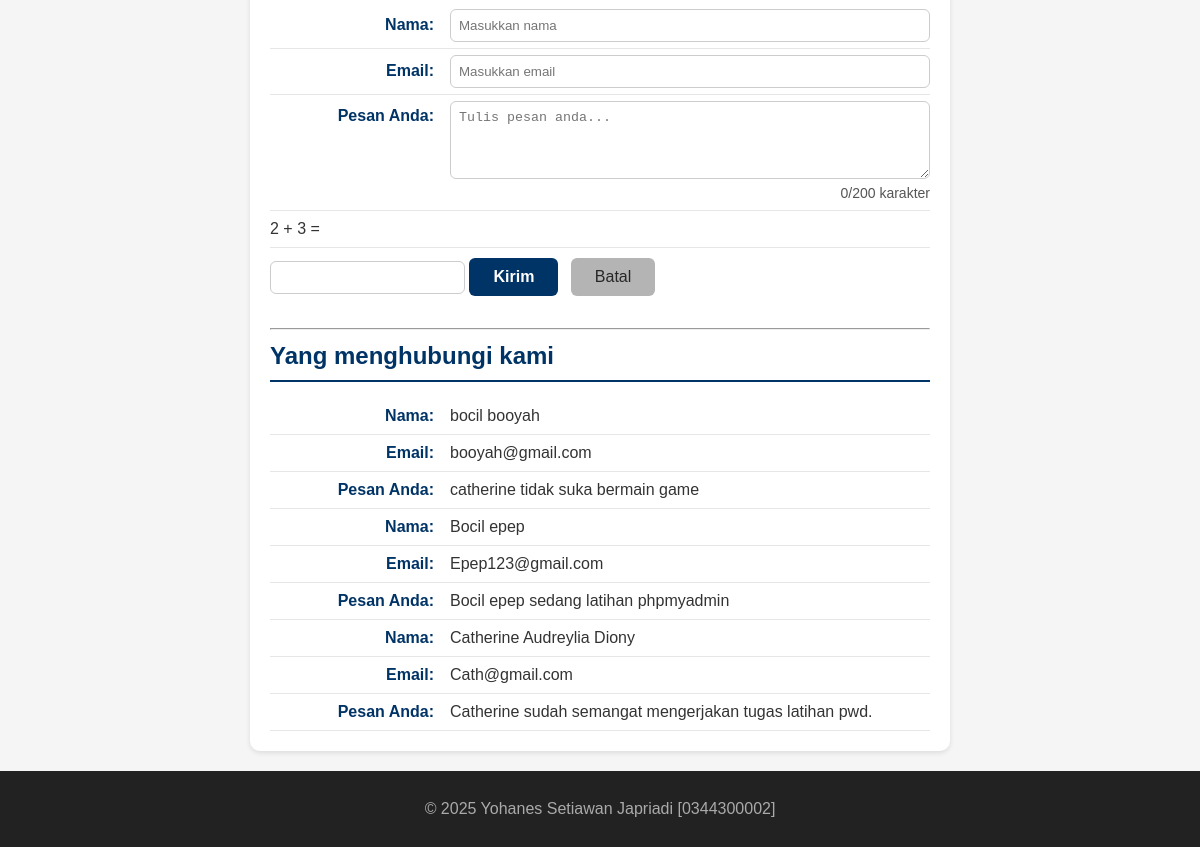
Before: / (lower part) with the older database file.
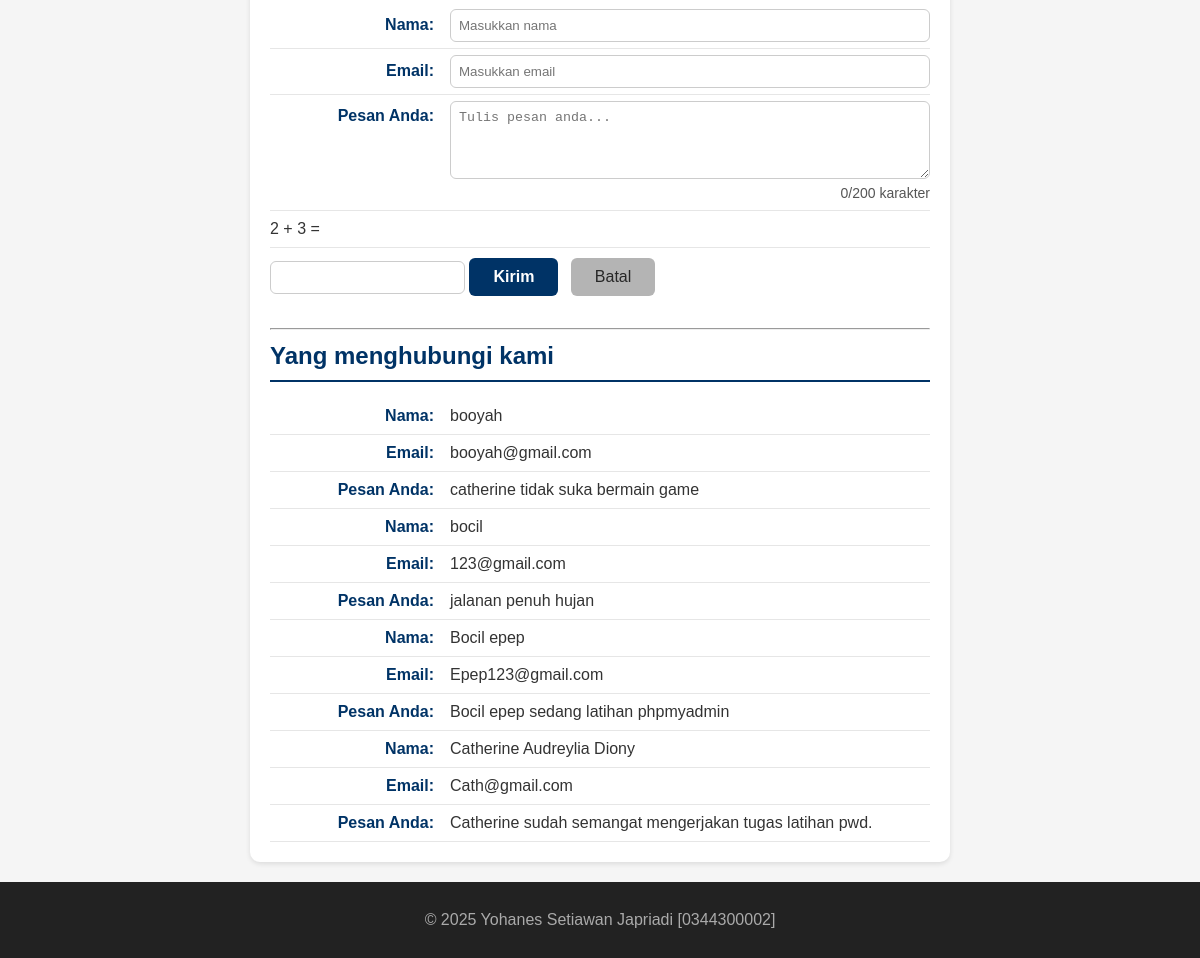
After: the same page with the newer database file.
### tables this page shows
CREATE TABLE `tbl_tamu` (
  `cid` int(11) NOT NULL,
  `cnama` varchar(100) DEFAULT NULL,
  `cemail` varchar(100) DEFAULT NULL,
  `cpesan` text,
  `created_at` datetime NOT NULL DEFAULT CURRENT_TIMESTAMP
);

### fungsi.php (the view, shortened to what this page needs)
<?php
function bersihkan($str)
{
  return htmlspecialchars(trim($str));
}
function tampilkanBiodata($conf, $arr)
{
  $html = "";
  foreach ($conf as $k => $v) {
    $label = $v["label"];
    $nilai = bersihkan($arr[$k] ?? '');
    $suffix = $v["suffix"];
    $html .= "<p><strong>{$label}</strong> {$nilai}{$suffix}</p>";
  }
  return $html;
}

### index.php (shortened to what this page needs)
<?php
require_once __DIR__ . '/fungsi.php';
?>
<!DOCTYPE html>
<html lang="en">
<head>
  <link rel="stylesheet" href="style.css">
</head>
<body>
  <main>
    <?php
    $biodata = $_SESSION["biodata"] ?? [];
    $fieldConfig = [
      "nim" => ["label" => "NIM:", "suffix" => ""],
      "nama" => ["label" => "Nama Lengkap:", "suffix" => " &#128526;"],
      "tempat" => ["label" => "Tempat Lahir:", "suffix" => ""],
      "tanggal" => ["label" => "Tanggal Lahir:", "suffix" => ""],
      "hobi" => ["label" => "Hobi:", "suffix" => " &#127926;"],
      "pasangan" => ["label" => "Pasangan:", "suffix" => " &hearts;"],
      "pekerjaan" => ["label" => "Pekerjaan:", "suffix" => " &copy; 2025"],
      "ortu" => ["label" => "Nama Orang Tua:", "suffix" => ""],
      "kakak" => ["label" => "Nama Kakak:", "suffix" => ""],
      "adik" => ["label" => "Nama Adik:", "suffix" => ""],
    ];
    ?>
      <?= tampilkanBiodata($fieldConfig, $biodata) ?>
    <?php
    $old          = $_SESSION['old'] ?? [];
    ?>
    <section id="contact">
      <form action="proses.php" method="POST">
        <label for="txtNama"><span>Nama:</span>
          <input type="text" id="txtNama" name="txtNama" placeholder="Masukkan nama"
          required autocomplete="name"
          value="<?= isset($old['nama']) ? htmlspecialchars($old['nama']) : ''?>">
        </label>
        <label for="txtEmail"><span>Email:</span>
          <input type="email" id="txtEmail" name="txtEmail" placeholder="Masukkan email"
          required autocomplete="email"
          value="<?= isset($old['email']) ? htmlspecialchars($old['email']) : ''?>">
        </label>
        <label for="txtPesan"><span>Pesan Anda:</span>
          <textarea id="txtPesan" name="txtPesan" rows="4" placeholder="Tulis pesan anda..."
          required><?= isset($old['pesan']) ? htmlspecialchars($old['pesan']) : ''?></textarea>
          <small id="charCount">0/200 karakter</small>
        </label>
        <label>2 + 3 = </label>
        <input type="number" id="captcha" name="captcha" required>
        <button type="submit">Kirim</button>
        <button type="reset">Batal</button>
      </form>
      <br>
      <hr>
      <h2>Yang menghubungi kami</h2>
      <?php include 'read_inc.php'; ?>
    </section>
  </main>
  <footer>
    <p>&copy; 2025 Yohanes Setiawan Japriadi [0344300002]</p>
  </footer>
</body>
</html>

### read_inc.php
<?php
require 'koneksi.php';
$fieldContact = [
    "nama"  => ["label" => "Nama:",      "suffix" => ""],
    "email" => ["label" => "Email:",     "suffix" => ""],
    "pesan" => ["label" => "Pesan Anda:", "suffix" => ""]
];
$sql = "SELECT * FROM tbl_tamu ORDER BY cid DESC";
$q   = mysqli_query($conn, $sql);
if (!$q) {
    echo "<p>Gagal membaca data tamu: " . htmlspecialchars(mysqli_error($conn)) . "</p>";
} elseif (mysqli_num_rows($q) == 0) {
    echo "<p>Belum ada data tamu yang tersimpan.</p>";
} else {
    while ($row = mysqli_fetch_assoc($q)) {
        $arrContact = [
            "nama"  => $row["cnama"]  ?? "",
            "email" => $row["cemail"] ?? "",
            "pesan" => $row["cpesan"] ?? "",
        ];
        echo tampilkanBiodata($fieldContact, $arrContact);
    }
}
?>

### style.css (style rules this page uses)
* { box-sizing: border-box; }
body { margin: 0; font-family: Arial, sans-serif; background: #f5f5f5; color: #333; line-height: 1.5; }
#home, #about, #contact, #biodata { background-color: #ffffff; border-radius: 10px; padding: 20px; max-width: 700px; margin: 20px auto; box-shadow: 0 2px 5px rgba(0, 0, 0, 0.1); }
#home h2, #about h2, #contact h2, #biodata h2 { color: #003366; border-bottom: 2px solid #003366; padding-bottom: 6px; margin-top: 0; margin-bottom: 16px; }
#about p, #contact p, #contact label, #biodata label { display: flex; justify-content: flex-start; align-items: baseline; margin: 0; padding: 6px 0; border-bottom: 1px solid #e6e6e6; }
#about strong, #contact strong, #contact label>span, #biodata label>span { min-width: 180px; color: #003366; font-weight: 600; text-align: right; padding-right: 16px; flex-shrink: 0; }
#contact input, #contact textarea, #biodata input { flex: 1; border: 1px solid #ccc; border-radius: 6px; padding: 8px; color: #000; font-weight: normal; margin: 0; box-sizing: border-box; }
#contact button, #biodata button { margin-top: 10px; display: inline-block; padding: 10px 24px; font-size: 16px; border-radius: 6px; cursor: pointer; border: none; transition: all 0.3s ease; margin-right: 8px; }
#contact button[type="submit"], #biodata button[type="submit"] { background-color: #003366; color: #fff; font-weight: 600; }
#contact button[type="reset"], #biodata button[type="reset"] { background-color: #b4b4b4; color: #272727; font-weight: 500; }
footer { background: #222; color: #aaa; text-align: center; padding: 10px; }

Changed rows visible on the page:
added tbl_tamu: label "Nama:", cnama "booyah", label "Email:", cemail "booyah@gmail.com", label "Pesan Anda:", cpesan "catherine tidak suka bermain game"
Other visible differences:
new list line: "Nama: bocil"
new list line: "Email: 123@gmail.com"
new list line: "Pesan Anda: jalanan penuh hujan"
list line gone: "Nama: bocil booyah"
list line gone: "Email: booyah@gmail.com"
list line gone: "Pesan Anda: catherine tidak suka bermain game"
